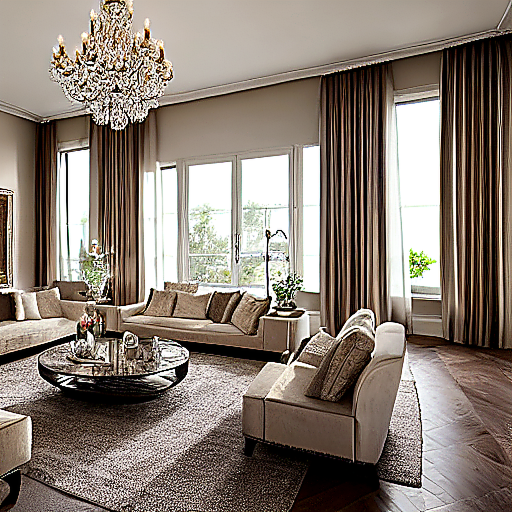
#> input picture Radeon-AI-Creative-Studio/assets/image-enhanced.png, 1024 x 1024 px (shown at 1/2 size)
$ python -i image_pipeline.py   (imports and definitions only)
#> lines starting #> are read from the running program, lines starting #| are printed output that depends on the picture
#> further down, picture is the input picture: PIL image 1024x1024 RGB; mean R, G, B 136.7, 124.7, 114.5
"""图片原子操作与按平台组合。"""
from __future__ import annotations

from pathlib import Path

from PIL import Image, ImageDraw, ImageFont

# 支持 iPhone HEIC/HEIF 照片（装了 pillow-heif 才生效，没装就跳过）
# [5 lines not run here, left out]

from content_studio.config import ImageConfig

XHS_COVER_SIZE = (1242, 1656)        # 3:4
WECHAT_COVER_SIZE = (900, 383)       # 2.35:1
WECHAT_ARTICLE_MAX_W = 900


def load_image(path: str | Path) -> Image.Image:
    return Image.open(path).convert("RGB")


# [19 lines left out: functions _fit_font, _contain, not called in this run]


def to_cover_3_4(img: Image.Image, strategy: str = "crop") -> Image.Image:
#> called with strategy = 'crop'
    target_w, target_h = XHS_COVER_SIZE
    if strategy == "pad":
        scaled = _contain(img, target_w, target_h)
        canvas = Image.new("RGB", (target_w, target_h), (255, 255, 255))
        canvas.paste(scaled, ((target_w - scaled.width) // 2, (target_h - scaled.height) // 2))
        return canvas
    target_ratio = target_w / target_h
    src_ratio = img.width / img.height
#> src_ratio = 1
    if src_ratio > target_ratio:
        new_w = int(img.height * target_ratio)
#> new_w = 768
        left = (img.width - new_w) // 2
#> left = 128
        img = img.crop((left, 0, left + new_w, img.height))
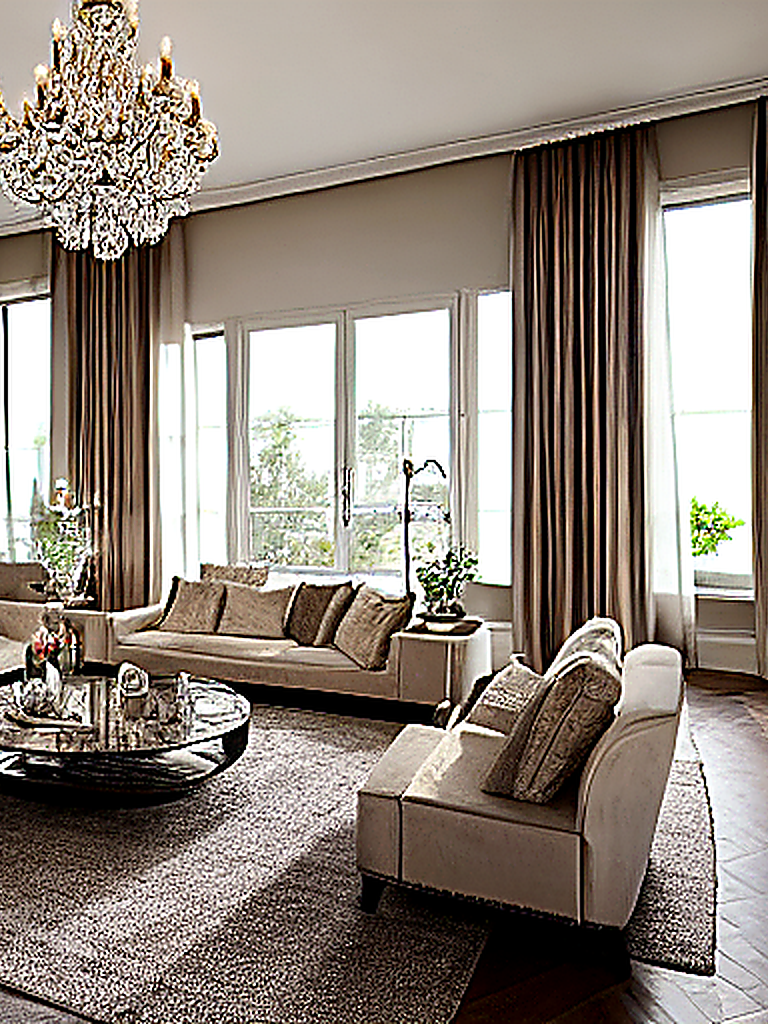
#> img: PIL image 768x1024 RGB; mean R, G, B 144, 133.3, 123.4
    else:
        new_h = int(img.width / target_ratio)
        top = (img.height - new_h) // 2
        img = img.crop((0, top, img.width, top + new_h))
    return img.resize((target_w, target_h), Image.LANCZOS)
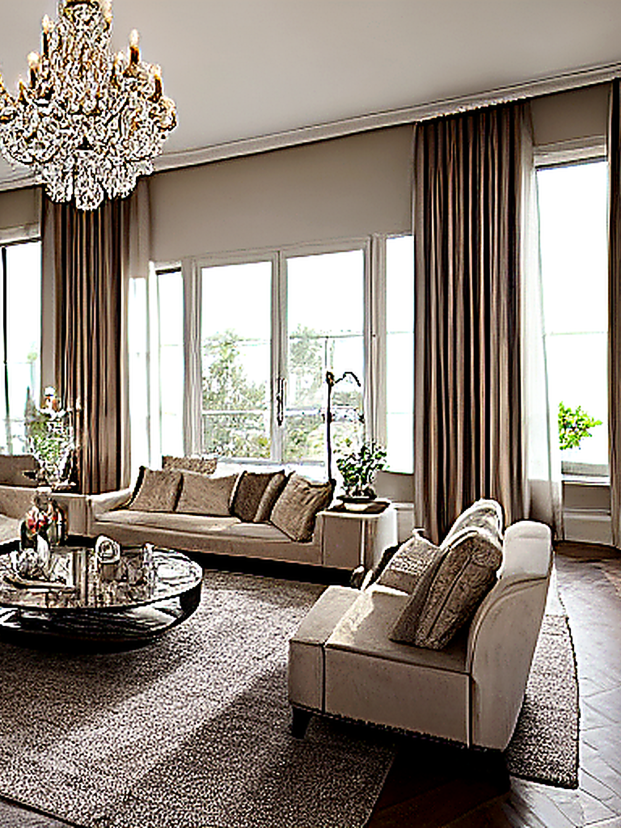
#> returned value: PIL image 1242x1656 RGB (shown at 1/2 size); mean R, G, B 144, 133.3, 123.5


# [103 lines left out: functions add_watermark, add_title_overlay, stitch_grid, to_wechat_cover, resize_for_article, save_jpeg and 2 more, not called in this run]

>>> from PIL import Image
>>> picture = Image.open('../../../Radeon-AI-Creative-Studio/assets/image-enhanced.png')
>>> result = to_cover_3_4(picture)

$ run again, on Radeon-AI-Creative-Studio/assets/batch-candidate-1.png
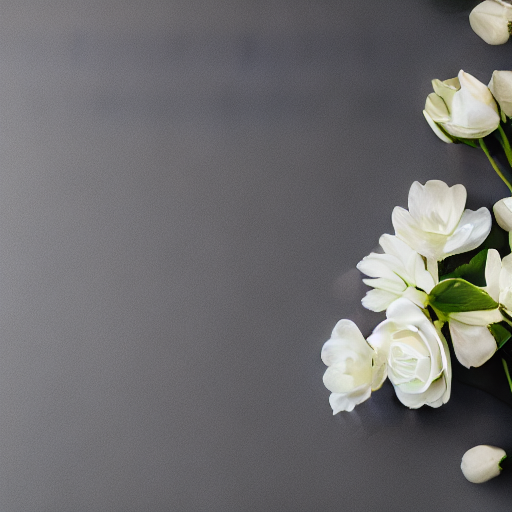
#> input picture Radeon-AI-Creative-Studio/assets/batch-candidate-1.png, 512 x 512 px
#> picture is the input picture: PIL image 512x512 RGB; mean R, G, B 110.6, 110, 110.5
#> in to_cover_3_4, `img = img.crop((left, 0, left + new_w, img.height))`:
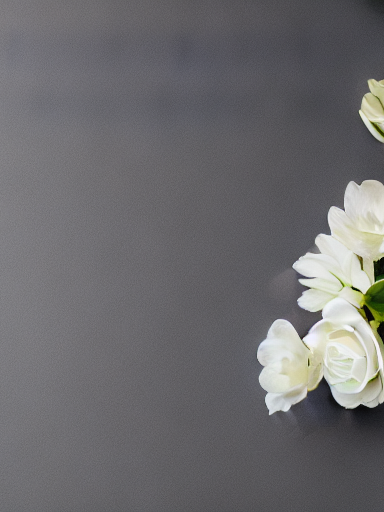
#> img: PIL image 384x512 RGB; mean R, G, B 108.6, 107.7, 109.9

$ run again, on Radeon-AI-Creative-Studio/assets/image-to-image.png
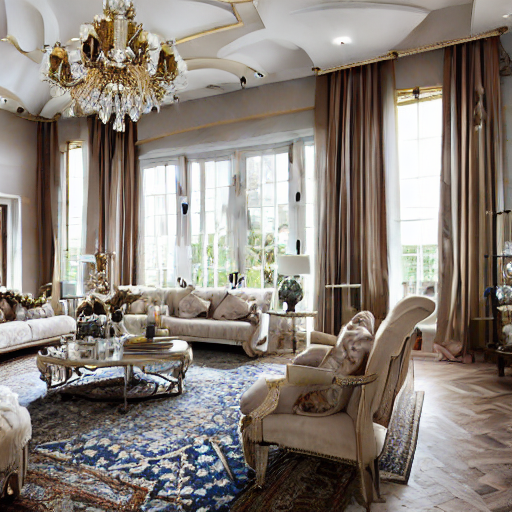
#> input picture Radeon-AI-Creative-Studio/assets/image-to-image.png, 512 x 512 px
#> picture is the input picture: PIL image 512x512 RGB; mean R, G, B 137.9, 129, 121.3
#> in to_cover_3_4, `img = img.crop((left, 0, left + new_w, img.height))`:
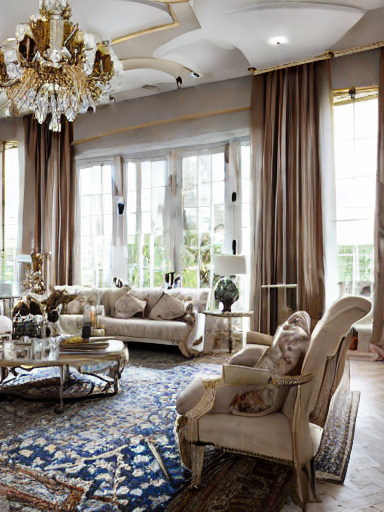
#> img: PIL image 384x512 RGB; mean R, G, B 143.2, 135.5, 128
